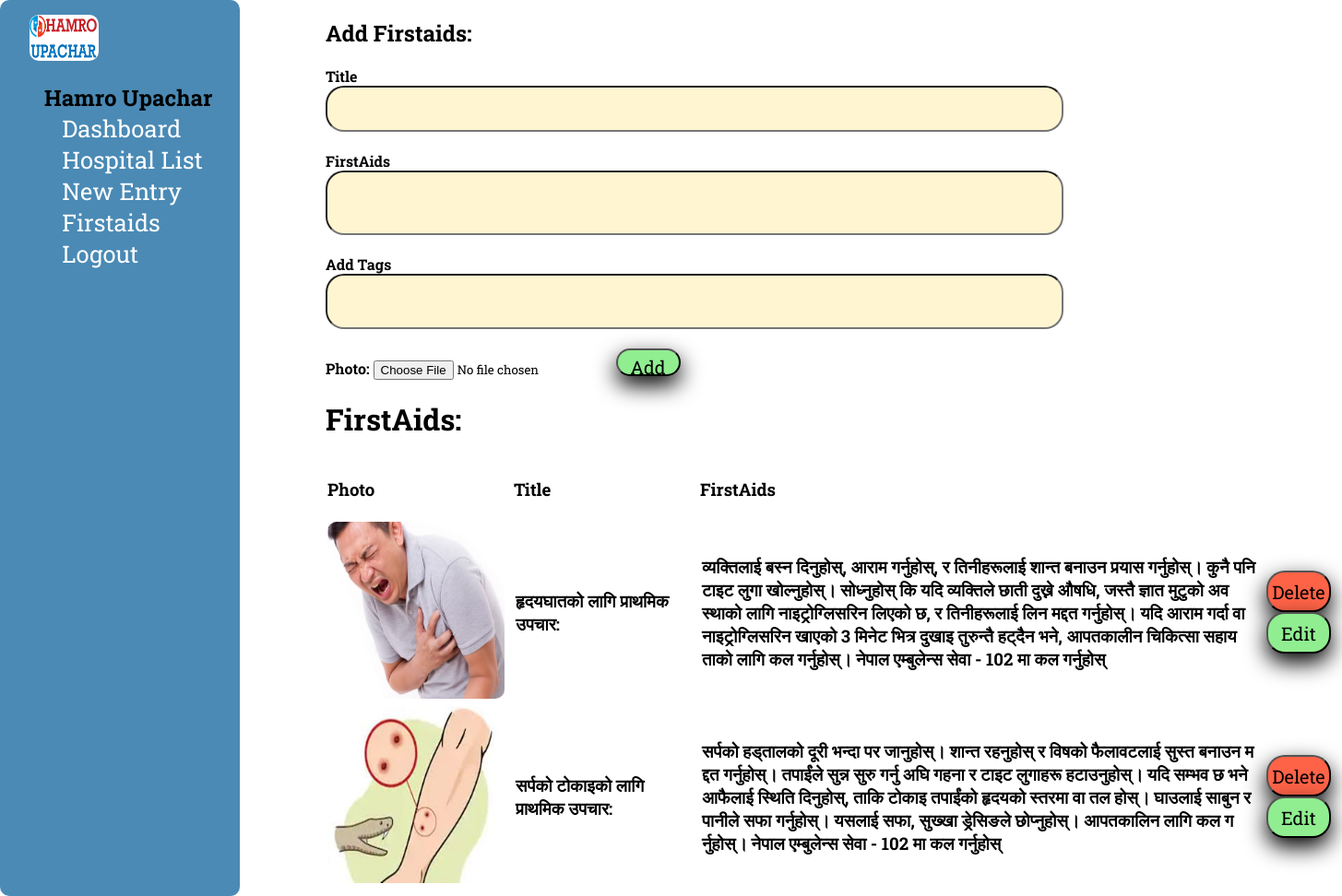
The page /admindashboard/addfirstaids.php (signed in) on the database its author committed.
### tables this page shows
CREATE TABLE `firstaids` (
  `id` int(11) NOT NULL,
  `title` varchar(250) NOT NULL,
  `firstaid` varchar(1000) NOT NULL,
  `photos` varchar(250) NOT NULL,
  `tags` varchar(1000) NOT NULL
);

### connection.php (called while the page is built, shortened)
<?php
$database="minorproject";
$host="localhost";
$username="root";
$password='';
$con=mysqli_connect($host,$username,$password,$database);
function selectQuery($tablename,$columns=[]){
$query="SELECT * from ";
$query.=$tablename;
return $query;
}
function executeQuery($query){
	global $con;
	$execute= mysqli_query($con,$query);
	if($execute){
	return $execute;
 }else{
 	die(mysqli_error($con));
 }
}
?>

### admindashboard/addfirstaids.php (the view, shortened to what this page needs)
<?php
include ('mainpage.php');
?>
<?php
$data_firstaids=executeQuery(selectQuery("firstaids"));
?>
<!DOCTYPE html>
<html>
<head>
</head>
<body>
<div class="main-content">
			<div id="firstaids">
<form style="width:900px;" method="POST" enctype="multipart/form-data" >
		<legend><h2>Add Firstaids:</h2></legend>
	<label for="title"><b>Title</b></label></br><input class="textarea" type="text" name="title" id="title" style="height: 50px;" required></br></br>
	<label><b>FirstAids</b></label></br><input class="textarea" type="text" name="FirstAids" id="FirstAids" style="height: 70px;" required><br></br>
	<label ><b>Add Tags</b></label></br><input class="textarea" type="text" name="tags" id="tags" style="height: 60px;" required><br></br>
	<label><b>Photo:</b></label>
	<input type="file" accept="image/x-png,image/jpeg" name="photo" id="photo" required>
	<input type="Submit" style="height:30px; background: lightgreen; border-radius: 20px; padding:5px; " name="firstaidssubmit" id="firstaidssubmit" class="btn_edit" value="Add">
</form>
</div>
<div id="firstaid">
	<h1>FirstAids:</h1>
	<table >
		<tr><td class="space"><h3>Photo</h3></td>
			<td class="space"><h3>Title</h3></td>
		<td class="space1"><h3>FirstAids</h3></td>
</tr>
</table >
<?php
foreach($data_firstaids as $value){
?>
<table id="tbl_firstaid">
<tr>
	        <td>    <img style="width:2in; height:2in;" src="<?php print_r( $value["photos"] )?>" />
</h3></b></td>
	<td id= "tbl_title"><b><h3><?php print_r( $value['title']); ?></h3><b> </td>
		<td id="tbl_firstaids"><b><h3><?php print_r($value['firstaid']); ?></h3></b></td>
	<td><form method="POST" action="deletefirstaids.php"><input type ="hidden" name="id" value=" <?php echo $value["id"]  ?>"><input type="Submit" name="delete_btn" value= "Delete" class="btn_remove"></form>
		<form method="GET" action="editfirstaids.php"><input type ="hidden" name="id" value=" <?php echo $value["id"]  ?>"><input type="Submit" name="edit_btn" value= "Edit" class="btn_edit"></form></td>
</tr>
</table>
<?php } ?>
</div>
	</div>
</body>
</html>

### admindashboard/addfirstaids.php (style rules this page uses)
.textarea { width: 800px; border-radius: 20px; background-color: #FFF5D1 ; }
.btn_edit { background:lightgreen; width:70px; height:45px; font-size: 20px; border-radius: 20px; box-shadow: 0 10px 25px; }
.btn_remove { background:#FF6347; width:70px; height:45px; font-size: 20px; border-radius: 20px; box-shadow: 0 10px 25px; }
.space { max-width:200px; min-width:200px; }
.space1 { max-width:600px; min-width:600px; }
#tbl_title { padding:10px; max-width:200px; min-width:200px; }
#tbl_firstaids { padding:10px; max-width:620px; min-width:620px; word-break: break-all; }

### rows shown on the page
firstaids: value "हृदयघातको लागि प्राथमिक उपचार: व्यक्तिलाई बस्न दिनुहोस्, आराम गर्नुहोस्, र तिनीहरूलाई शान्त बनाउन प्रयास गर्नुहोस्। कुनै पनि टाइट लुगा खोल्नुहोस्। सोध्नुहोस् कि यदि व्यक्तिले छाती दुख्ने औषधि, जस्तै ज्ञात मुटुको अवस्थाको लागि नाइट्रोग्लिसरिन लिएको छ, र तिनीहरूलाई लिन मद्दत गर्नुहोस्। यदि आराम गर्दा वा नाइट्रोग्लिसरिन खाएको 3 मिनेट भित्र दुखाइ तुरुन्तै हट्दैन भने, आपतकालीन चिकित्सा सहायताको लागि कल गर्नुहोस्। नेपाल एम्बुलेन्स सेवा - 102 मा कल गर्नुहोस्"
firstaids: value "सर्पको टोकाइको लागि प्राथमिक उपचार: सर्पको हड्तालको दूरी भन्दा पर जानुहोस्। शान्त रहनुहोस् र विषको फैलावटलाई सुस्त बनाउन मद्दत गर्नुहोस्। तपाईंले सुन्न सुरु गर्नु अघि गहना र टाइट लुगाहरू हटाउनुहोस्। यदि सम्भव छ भने आफैलाई स्थिति दिनुहोस्, ताकि टोकाइ तपाईंको हृदयको स्तरमा वा तल होस्। घाउलाई साबुन र पानीले सफा गर्नुहोस्। यसलाई सफा, सुख्खा ड्रेसिङले छोप्नुहोस्। आपतकालिन लागि कल गर्नुहोस्। नेपाल एम्बुलेन्स सेवा - 102 मा कल गर्नुहोस्"
